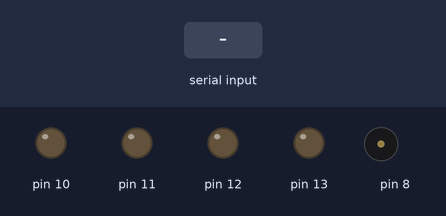
This sketch was run on a simulated Arduino Uno, built with avr-gcc and run on an emulated ATmega328P. Parts: output pins drawn as LEDs (lit = HIGH), buzzer (waves = sounding). The inputs (shaded band) are chosen by the test bench.

Above: at 2.2 s.
2.3 s: "1" received over Serial
At 3.0 s:
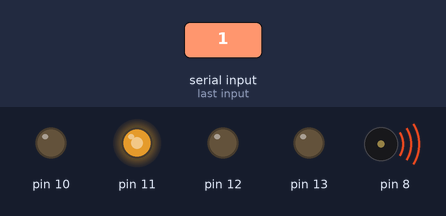
3.8 s: "0" received over Serial
At 4.9 s:
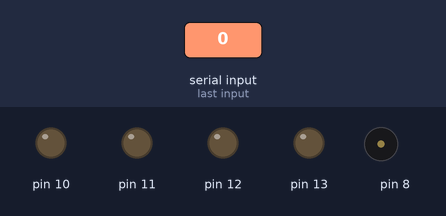
5.3 s: "2" received over Serial
At 6.5 s:
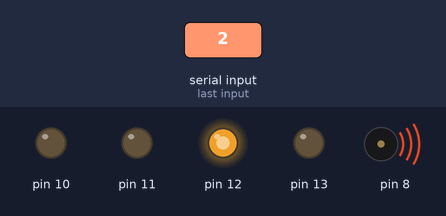
6.8 s: "3" received over Serial
At 7.2 s:
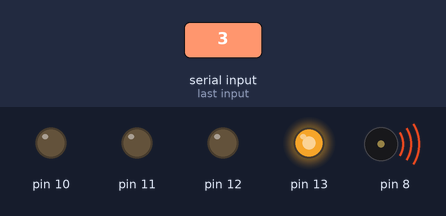
8.3 s: "90,45\n" received over Serial
At 8.8 s:
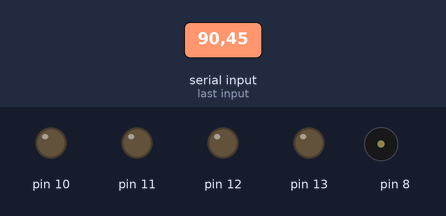
Timing chart, 0 to 10.8 s (numbered marks = the images above; inputs shaded):
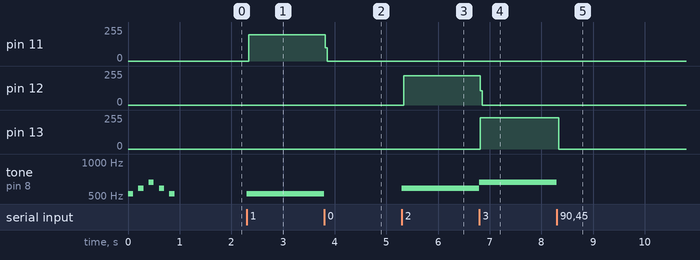

The sketch:

week05-3.ino
```cpp
//week05-3
void setup(){
  pinMode(8,OUTPUT);
  pinMode(10,OUTPUT);
  pinMode(11,OUTPUT);
  pinMode(12,OUTPUT);
  pinMode(13,OUTPUT);

  Serial.begin(9600);
  tone(8,523,100);delay(200);
  tone(8,587,100);delay(200);
  tone(8,659,100);delay(200);
  tone(8,587,100);delay(200);
  tone(8,523,100);delay(200);
  }
char c='0';
void loop() {
  if (Serial.available()){
    c=Serial.read();
  }
    for (int i=10; i<=13;i++)digitalWrite(i,LOW);
    if(c>'0' &&c<='3')digitalWrite(c-'0'+10,HIGH);
    if (c=='0')noTone(8);
    if (c=='1') tone(8,523);
    if (c=='2') tone(8,587);
    if (c=='3') tone(8,659);

  }
```

Measured:
- after the input at 2.3 s, pin 11: 0/255 → 196/255 at once; tone on pin 8: silent → 523 Hz at once
- after the input at 3.8 s, pin 11: 196/255 → 0/255 at once; tone on pin 8: 523 Hz → silent at once
- after the input at 5.3 s, pin 12: 0/255 → 218/255 at once; tone on pin 8: silent → 587 Hz at once
- after the input at 6.8 s, pin 12: 218/255 → 0/255 at once; pin 13: 0/255 → 235/255 at once; tone on pin 8: 587 Hz → 659 Hz at once
- after the input at 8.3 s, pin 13: 235/255 → 0/255 at once; tone on pin 8: 659 Hz → silent at once
